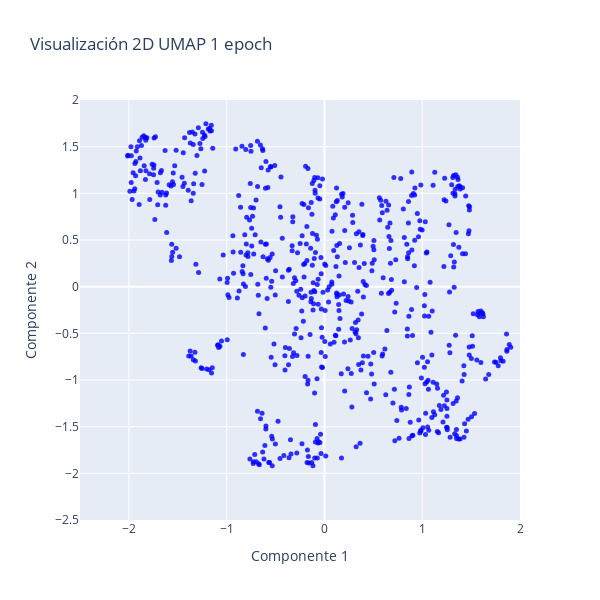

Write notebook code for a chart like this one.
### Code cell
# Crear la figura
fig = go.Figure()

# Añadir el gráfico 2D (ignorando la tercera dimensión)
fig.add_trace(
    go.Scatter(
        x=all_weights_first_layer_mod["umap_2d_0"],
        y=all_weights_first_layer_mod["umap_2d_1"],
        mode='markers',
        marker=dict(size=5, opacity=0.8, color="blue"),
        showlegend=False  # Desactivar la leyenda
    )
)

rango_ejes = [-2.5, 2]

# Modificar los ejes del gráfico 2D
fig.update_xaxes(title_text="Componente 1", range=rango_ejes)
fig.update_yaxes(title_text="Componente 2", range=rango_ejes)

# Actualizar layout para ajustar el tamaño del gráfico
fig.update_layout(height=600, width=600, title_text=f"Visualización 2D UMAP {num_epochs} epoch")

# Mostrar el gráfico
fig.show()

### Figure 1 — Plotly figure (JSON) as saved in the notebook; plotly's stock layout.template omitted (floating-point values rounded to 4 significant figures; data arrays with more than 128 entries replaced by an {"elided": "..."} marker saying what was removed)
{"data": [{"marker": {"color": "blue", "opacity": 0.8, "size": 5}, "mode": "markers", "showlegend": false, "type": "scatter", "x": {"elided": "640 float values"}, "y": {"elided": "640 float values"}}], "layout": {"height": 600, "title": {"text": "Visualización 2D UMAP 1 epoch"}, "width": 600, "xaxis": {"range": [-2.5, 2], "title": {"text": "Componente 1"}}, "yaxis": {"range": [-2.5, 2], "title": {"text": "Componente 2"}}}}
